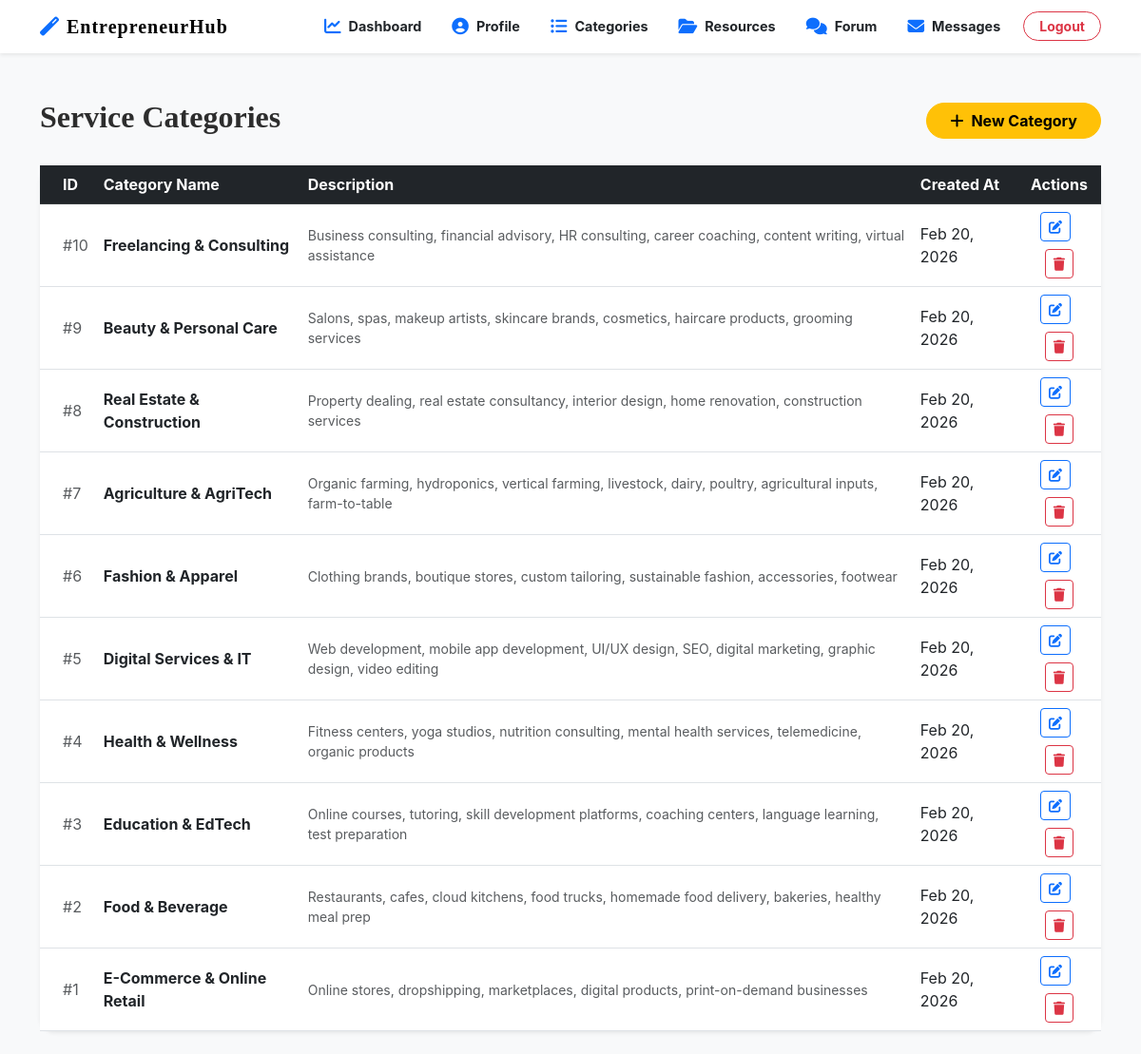
Page /agent/view_categories.php (signed in) on the committed database.
### tables this page shows
CREATE TABLE `service_categories` (
  `id` int(11) NOT NULL,
  `name` varchar(100) NOT NULL,
  `description` text DEFAULT NULL,
  `created_at` timestamp NOT NULL DEFAULT current_timestamp()
);

### agent/view_categories.php (the view, shortened to what this page needs)
<?php
include('config.php');
$result = mysqli_query($conn, "SELECT * FROM service_categories ORDER BY id DESC");
?>
<!DOCTYPE html>
<html lang="en">
<head>
    <link href="https://cdn.jsdelivr.net/npm/bootstrap@5.3.0/dist/css/bootstrap.min.css" rel="stylesheet">
    <link rel="stylesheet" href="https://cdnjs.cloudflare.com/ajax/libs/font-awesome/6.4.0/css/all.min.css">
    <link rel="stylesheet" href="../CSS/style.css">
</head>
<body class="bg-light">
    <?php include('navbar.php'); ?>
    <div class="container mt-5 mb-4">
        <div class="d-flex justify-content-between align-items-center mb-4">
            <h2 class="fw-bold">Service Categories</h2>
            <a href="add_category.php" class="btn btn-warning fw-bold px-4 rounded-pill">
                <i class="fas fa-plus me-2"></i>New Category
            </a>
        </div>
        <div class="card border-0 shadow-sm rounded-4">
            <div class="card-body p-0">
                <table class="table table-hover align-middle mb-0">
                    <thead class="table-dark">
                        <tr>
                            <th class="ps-4">ID</th>
                            <th>Category Name</th>
                            <th>Description</th>
                            <th>Created At</th>
                            <th class="text-center">Actions</th>
                        </tr>
                    </thead>
                    <tbody>
                        <?php while($row = mysqli_fetch_assoc($result)): ?>
                        <tr>
                            <td class="ps-4 text-muted">#<?php echo $row['id']; ?></td>
                            <td class="fw-bold"><?php echo htmlspecialchars($row['name']); ?></td>
                            <td class="text-muted small"><?php echo htmlspecialchars($row['description']); ?></td>
                            <td><?php echo date('M d, Y', strtotime($row['created_at'])); ?></td>
                            <td class="text-center">
                                <a href="edit_category.php?id=<?php echo $row['id']; ?>" class="mb-2 btn btn-sm btn-outline-primary me-2">
                                    <i class="fas fa-edit"></i>
                                </a>
                                <a href="view_categories.php?delete=<?php echo $row['id']; ?>" class="btn btn-sm btn-outline-danger" onclick="return confirm('Are you sure you want to delete this category?')">
                                    <i class="fas fa-trash"></i>
                                </a>
                            </td>
                        </tr>
                        <?php endwhile; ?>
                    </tbody>
                </table>
            </div>
        </div>
    </div>
</body>
</html>

### CSS/style.css (style rules this page uses)
:root { --primary-color: #d4a373; --accent-color: #faedcd; --text-dark: #2d2d2d; --bg-light: #fefae0; --transition: all 0.3s ease; }
body { font-family: 'Inter', sans-serif; background-color: #fafafa; color: var(--text-dark); }
h1, h2, .navbar-brand { font-family: 'Playfair Display', serif; }

### rows in the picture
service_categories: id "10", name "Freelancing & Consulting", description "Business consulting, financial advisory, HR consulting, career coaching, content writing, virtual assistance", created_at "Feb 20, 2026"
service_categories: id "9", name "Beauty & Personal Care", description "Salons, spas, makeup artists, skincare brands, cosmetics, haircare products, grooming services", created_at "Feb 20, 2026"
service_categories: id "8", name "Real Estate & Construction", description "Property dealing, real estate consultancy, interior design, home renovation, construction services", created_at "Feb 20, 2026"
service_categories: id "7", name "Agriculture & AgriTech", description "Organic farming, hydroponics, vertical farming, livestock, dairy, poultry, agricultural inputs, farm-to-table", created_at "Feb 20, 2026"
service_categories: id "6", name "Fashion & Apparel", description "Clothing brands, boutique stores, custom tailoring, sustainable fashion, accessories, footwear", created_at "Feb 20, 2026"
service_categories: id "5", name "Digital Services & IT", description "Web development, mobile app development, UI/UX design, SEO, digital marketing, graphic design, video editing", created_at "Feb 20, 2026"
service_categories: id "4", name "Health & Wellness", description "Fitness centers, yoga studios, nutrition consulting, mental health services, telemedicine, organic products", created_at "Feb 20, 2026"
service_categories: id "3", name "Education & EdTech", description "Online courses, tutoring, skill development platforms, coaching centers, language learning, test preparation", created_at "Feb 20, 2026"
service_categories: id "2", name "Food & Beverage", description "Restaurants, cafes, cloud kitchens, food trucks, homemade food delivery, bakeries, healthy meal prep", created_at "Feb 20, 2026"
service_categories: id "1", name "E-Commerce & Online Retail", description "Online stores, dropshipping, marketplaces, digital products, print-on-demand businesses", created_at "Feb 20, 2026"
